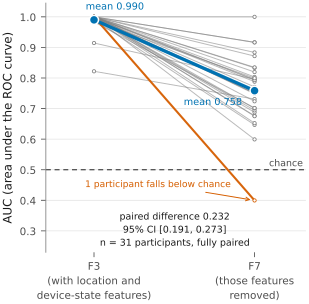

Write Python code to recreate this figure.
"""Figure 4: score validity collapses when the context shortcut is removed (F3 vs F7).

Paired slope chart, one line per participant, from the F3 feature set (which retains
location and device-state features) to F7 (which removes them). Participant means are
marked and joined by a heavy line; a dashed rule at AUC 0.5 marks chance.

Sources (read only):
  secondary/score_validity_f3_f7.csv       -> enrolled_user, AUC_F3, AUC_F7
  secondary/score_validity_summary.json    -> means and the paired-difference CI
"""
import os, sys, json
import numpy as np, pandas as pd
import matplotlib.pyplot as plt
sys.path.insert(0, os.path.dirname(os.path.abspath(__file__)))
from _style import apply_style, save, despine, ANALYSIS, OI, INK, INK2, INK3, HERE

apply_style()
SEC = os.path.join(ANALYSIS, 'secondary')
D = pd.read_csv(os.path.join(SEC, 'score_validity_f3_f7.csv'))
J = json.load(open(os.path.join(SEC, 'score_validity_summary.json')))

n = len(D)
m3, m7 = D.AUC_F3.mean(), D.AUC_F7.mean()
diff = J['diff']

fig, ax = plt.subplots(figsize=(3.3, 3.2))
fig.subplots_adjust(left=0.165, right=0.955, top=0.945, bottom=0.165)

x3, x7 = 0.0, 1.0
# Every participant falls, so direction carries no information. The accent hue is
# reserved for the participant whose scores end BELOW chance, which a mean hides.
for _, r in D.iterrows():
    sub = r.AUC_F7 < 0.5
    ax.plot([x3, x7], [r.AUC_F3, r.AUC_F7], '-',
            color=OI['vermillion'] if sub else INK3,
            lw=1.5 if sub else 0.7, alpha=0.95 if sub else 0.55, zorder=2 + int(sub))
    ax.plot([x3, x7], [r.AUC_F3, r.AUC_F7], 'o', ms=2.4, mfc='white',
            mec=OI['vermillion'] if sub else INK3, mew=0.6, zorder=3 + int(sub))

ax.plot([x3, x7], [m3, m7], '-', color=OI['blue'], lw=2.4,
        solid_capstyle='round', zorder=6)
ax.plot([x3, x7], [m3, m7], 'o', ms=6.5, mfc=OI['blue'], mec='white', mew=1.1, zorder=7)
ax.annotate(f'mean {m3:.3f}', (x3, m3), textcoords='offset points', xytext=(-6, 6),
            ha='left', va='bottom', fontsize=7.0, color=OI['blue'])
ax.annotate(f'mean {m7:.3f}', (x7, m7), textcoords='offset points', xytext=(-9, -5),
            ha='right', va='top', fontsize=7.0, color=OI['blue'])

ax.axhline(0.5, ls=(0, (4, 3)), lw=0.9, color=INK2, zorder=1)
ax.text(1.30, 0.505, 'chance', fontsize=6.8, color=INK2, ha='right', va='bottom')
ax.annotate('1 participant falls below chance', xy=(x7, float(D.AUC_F7.min())),
            xytext=(0.40, 0.452), fontsize=6.6, color=OI['vermillion'],
            ha='center', va='center',
            arrowprops=dict(arrowstyle='->', lw=0.7, color=OI['vermillion'],
                            shrinkA=2, shrinkB=3))

ax.text(0.5, 0.245,
        f'paired difference {diff["mean"]:.3f}\n'
        f'95% CI [{diff["lo"]:.3f}, {diff["hi"]:.3f}]\n'
        f'n = {diff["n"]} participants, fully paired',
        ha='center', va='bottom', fontsize=6.8, color=INK, linespacing=1.5)

ax.set_xlim(-0.30, 1.32)
ax.set_ylim(0.23, 1.045)
ax.set_xticks([x3, x7])
ax.set_xticklabels(['F3\n(with location and\ndevice-state features)',
                    'F7\n(those features\nremoved)'], linespacing=1.45)
ax.tick_params(axis='x', pad=3)
ax.set_yticks([0.3, 0.4, 0.5, 0.6, 0.7, 0.8, 0.9, 1.0])
ax.set_ylabel('AUC (area under the ROC curve)')
ax.grid(True, axis='y', lw=0.5, alpha=0.8)
ax.set_axisbelow(True)
despine(ax, keep=('left',))

save(fig, 'fig4_score_validity_f3_f7')

# ---- numeric checks --------------------------------------------------------------
n_down = int((D.AUC_F7 < D.AUC_F3).sum())
n_up = int((D.AUC_F7 > D.AUC_F3).sum())
n_below_chance = int((D.AUC_F7 < 0.5).sum())
checks = [
    ('fig4 participants plotted', str(n), f"summary json says n_users={J['n_users']}"),
    ('fig4 mean AUC F3', f'{m3:.6f}', f"summary json {J['mean_AUC_F3']:.6f}; "
     f"match={np.isclose(m3, J['mean_AUC_F3'])}"),
    ('fig4 mean AUC F7', f'{m7:.6f}', f"summary json {J['mean_AUC_F7']:.6f}; "
     f"match={np.isclose(m7, J['mean_AUC_F7'])}"),
    ('fig4 annotated means (3 dp)', f'{m3:.3f} -> {m7:.3f}', 'paper text: 0.990 -> 0.758'),
    ('fig4 paired diff and CI', f"{diff['mean']:.3f} [{diff['lo']:.3f}, {diff['hi']:.3f}]",
     'paper text: 0.232 [0.191, 0.273]'),
    ('fig4 mean of per-participant diffs equals summary mean',
     f"{D.diff_F3_minus_F7.mean():.6f}", f"summary {diff['mean']:.6f}; "
     f"match={np.isclose(D.diff_F3_minus_F7.mean(), diff['mean'])}"),
    ('fig4 AUC falls / rises / unchanged', f'{n_down} / {n_up} / {n - n_down - n_up}', ''),
    ('fig4 participants at or below chance under F7', str(n_below_chance),
     f'min AUC_F7 = {D.AUC_F7.min():.4f}'),
    ('fig4 pairing', 'complete', 'every participant has both an F3 and an F7 AUC'),
]
json.dump([dict(check=c, value=v, note=nt) for c, v, nt in checks],
          open(os.path.join(HERE, '_fig4_checks.json'), 'w'), indent=2)
for c, v, nt in checks:
    print(f'  CHECK {c}: {v}  ({nt})')
